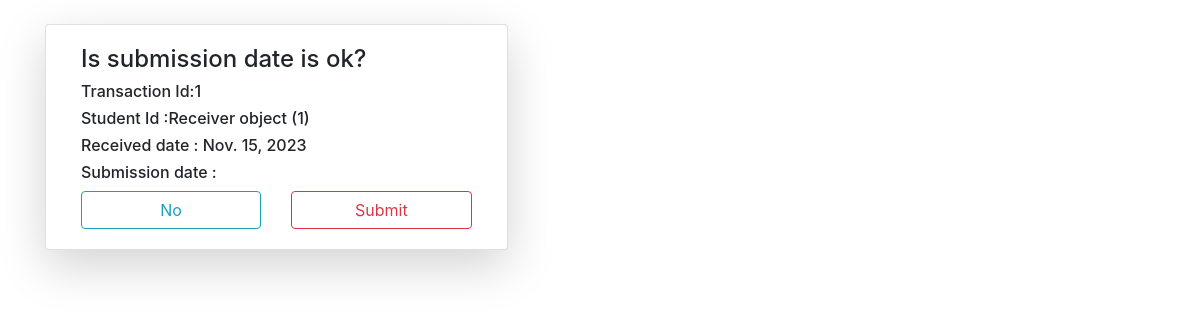
/end/1/, run on the app's committed database.
### library/models.py (models this page shows)
class Transactionn(models.Model):
	transactionid=models.IntegerField(primary_key=True)
	bookid=models.ForeignKey(Book,on_delete=models.CASCADE)
	sid=models.ForeignKey(Receiver,on_delete=models.CASCADE)
	receiveddate=models.DateField(null=True)
	submissiondate=models.DateField(null=True)

class Receiver(models.Model):
	sid=models.IntegerField(primary_key=True)
	firstname=models.CharField(max_length=50)
	lastname=models.CharField(max_length=50)
	email=models.CharField(max_length=300)
	phonenumber=models.CharField(max_length=15)

### library/views.py (the view)
# urls.py: path('end/<int:z>/',views.transdel,name="transdel")
def transdel(request,z):
	t=Transactionn.objects.get(transactionid=z)
	if request.method=="POST":
		t.delete()
		return redirect("trasaction")
	return render(request,"tnr/transactiondel.html",{"z":t})

### library/templates/tnr/transactiondel.html (shortened to what this page needs)
{% load static %}
<!DOCTYPE html>
<html>
<head>
	<link rel="stylesheet" type="text/css" href="{% static 'css/bootstrap.min.css' %}">
</head>
<body>
	<div class="container mt-4">
		<div class="card col-md-5 ma-auto shadow-lg">
			<div class="card-body">
				<h4>Is submission date is ok?</h4>
				<h6>Transaction Id:{{z.transactionid}}</h6>
				<h6>Student Id :{{z.sid}}</h6>
				<h6>Received date : {{z.receiveddate}}</h6>
				<h6>Submission date    :{{Z.submissiondate}}</h6>
				<form method="post">
					<div class="row">
						<div class="col">
							<a href="{% url 'trasaction' %}" class="form-control btn btn-outline-info">No</a>
						</div>
						<div class="col">
							<input type="submit" valu="Yes" class="btn btn-outline-danger form-control">
						</div>
					</div>
				</form>
			</div>
		</div>
	</div>
</body>
</html>

### data on the page
Transactionn: transactionid "1", sid "Receiver object (1)", receiveddate "Nov. 15, 2023"
